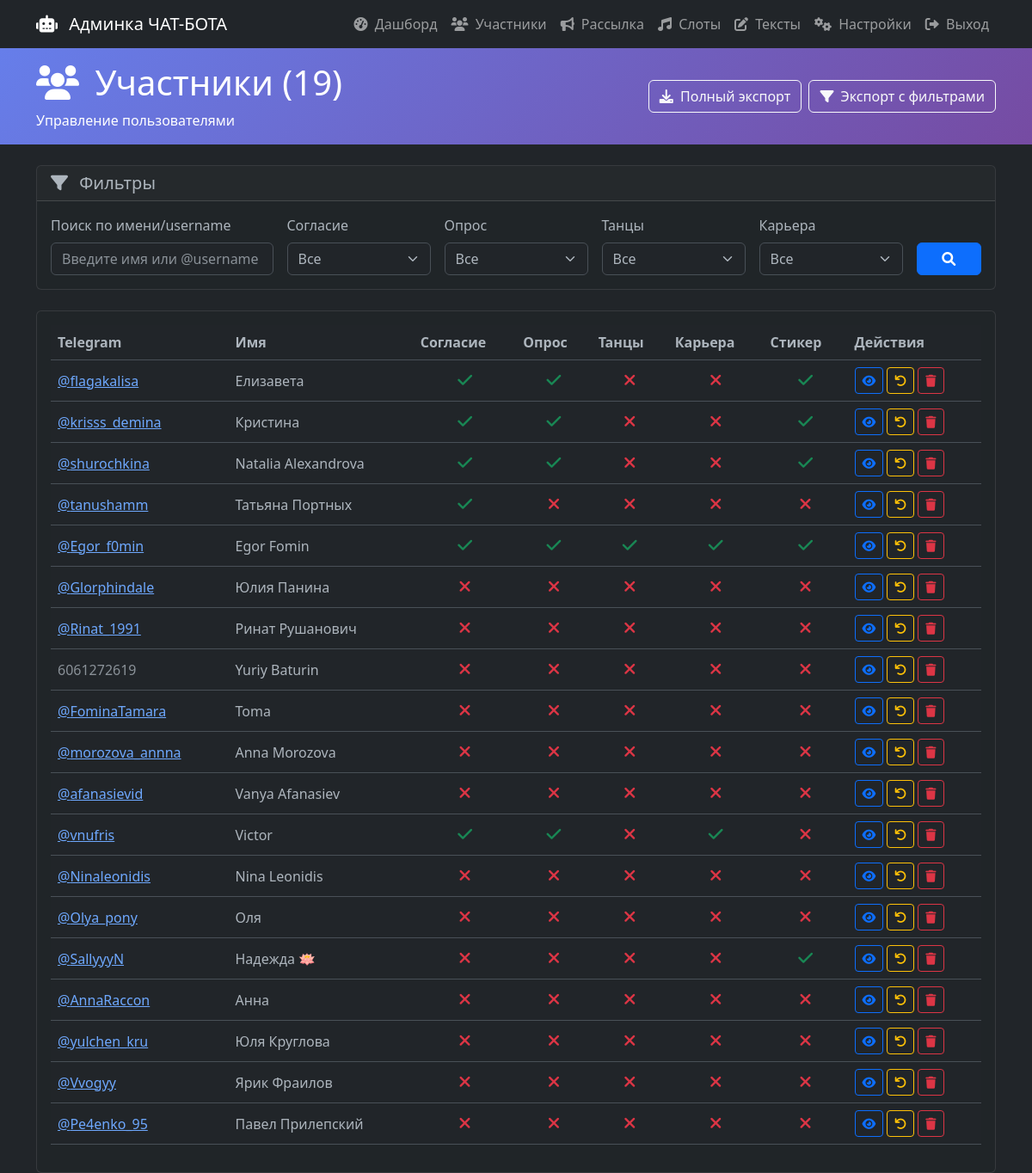
Screenshot of /participants (signed in) with the database file from the repository.
### models.py (models this page shows, shortened)
class User(db.Model):
    __tablename__ = "users"
    id = db.Column(Integer, primary_key=True)
    telegram_id = db.Column(String(20), unique=True, nullable=False, index=True)
    username = db.Column(String(100))
    first_name = db.Column(String(100))
    last_name = db.Column(String(100))
    full_name = db.Column(String(200))
    city = db.Column(String(100))
    professional_role = db.Column(String(100))
    grade = db.Column(String(50))
    company = db.Column(String(100))
    interested_in_vacancies = db.Column(Boolean, default=False)
    survey_completed = db.Column(Boolean, default=False)
    consent_given = db.Column(Boolean, default=False)
    is_admin = db.Column(Boolean, default=False)
    survey_data = db.Column(Text)
    created_at = db.Column(DateTime, default=datetime.utcnow)
    updated_at = db.Column(DateTime, default=datetime.utcnow, onupdate=datetime.utcnow)
    registrations = db.relationship("Registration", backref="user", lazy=True)
    quest_progress = db.relationship("QuestProgress", backref="user", lazy=True)
    sticker_generations = db.relationship("StickerGeneration", backref="user", lazy=True)
    @property
    def has_dance_registration(self):
        return Registration.query.filter_by(user_id=self.id, activity_type='dance').first() is not None
    @property
    def has_sticker(self):
        return StickerGeneration.query.filter_by(user_id=self.id, status='ok').first() is not None

### admin_routes.py (the view, shortened to what this page needs)
@app.route('/participants')
@admin_required
def participants():
    page = request.args.get('page', 1, type=int)
    per_page = 20
    search = request.args.get('search', '')
    filter_consent = request.args.get('consent', '')
    filter_survey = request.args.get('survey', '')
    filter_career = request.args.get('career', '')
    filter_dance = request.args.get('dance', '')
    filter_quest = request.args.get('quest', '')
    filter_stickers = request.args.get('stickers', '')
    query = User.query
    if filter_consent:
        query = query.filter(User.consent_given == (filter_consent == 'true'))
    if filter_survey:
        query = query.filter(User.survey_completed == (filter_survey == 'true'))
    if filter_career:
        query = query.filter(User.interested_in_vacancies == (filter_career == 'true'))
    users = query.distinct().order_by(User.created_at.desc()).paginate(
        page=page, per_page=per_page, error_out=False
    )
    return render_template('participants.html', users=users)

### admin_routes.py (called while the page is built)
def admin_required(f):
    @wraps(f)
    def decorated_function(*args, **kwargs):
        if not session.get('admin_logged_in'):
            return redirect(url_for('admin_login'))
        return f(*args, **kwargs)
    return decorated_function

### templates/participants.html (shortened to what this page needs)
<!DOCTYPE html>
<html lang="ru" data-bs-theme="dark">
<head>
    <link href="https://cdn.jsdelivr.net/npm/bootstrap@5.3.0/dist/css/bootstrap.min.css" rel="stylesheet">
    <link href="https://cdnjs.cloudflare.com/ajax/libs/font-awesome/6.0.0/css/all.min.css" rel="stylesheet">
</head>
<body>
    <nav class="navbar navbar-expand-lg navbar-dark bg-dark sticky-top">
        <div class="container">
            <a class="navbar-brand" href="/admin">
                <i class="fas fa-robot me-2"></i> Админка ЧАТ-БОТА
            </a>
            <div class="navbar-nav ms-auto">
                <a class="nav-link" href="{{ url_for('index') }}"><i class="fas fa-tachometer-alt me-1"></i> Дашборд</a>
                  <a class="nav-link" href="{{ url_for('participants') }}"><i class="fas fa-users me-1"></i> Участники</a>
                    <a class="nav-link" href="{{ url_for('broadcast') }}"><i class="fas fa-bullhorn me-1"></i> Рассылка</a>
                       <a class="nav-link" href="{{ url_for('dance_slots') }}"><i class="fas fa-music me-1"></i> Слоты</a>
                    <a class="nav-link" href="{{ url_for('text_messages') }}"><i class="fas fa-edit me-1"></i> Тексты</a>
                    <a class="nav-link" href="{{ url_for('config') }}"><i class="fas fa-cogs me-1"></i> Настройки</a>
                    <a class="nav-link" href="/admin/logout"><i class="fas fa-sign-out-alt me-1"></i> Выход</a>
            </div>
        </div>
    </nav>
    <div class="nav-header">
        <div class="container">
            <div class="d-flex justify-content-between align-items-center">
                <div>
                    <h1><i class="fas fa-users me-2"></i> Участники ({{ users.total }})</h1>
                    <p class="mb-0">Управление пользователями</p>
                </div>
                <div class="d-flex gap-2">
                    <a href="{{ url_for('export_csv') }}" class="btn btn-outline-light">
                        <i class="fas fa-download me-1"></i> Полный экспорт
                    </a>
                    <a href="{{ url_for('export_filtered_csv') }}" class="btn btn-outline-light">
                        <i class="fas fa-filter me-1"></i> Экспорт с фильтрами
                    </a>
                </div>
            </div>
        </div>
    </div>
    <div class="container mt-4">
        <div class="card mb-4 stats-card">
            <div class="card-header">
                <h5 class="mb-0"><i class="fas fa-filter me-2"></i> Фильтры</h5>
            </div>
            <div class="card-body">
                <form method="GET" action="{{ url_for('participants') }}" class="row g-3">
                    <div class="col-md-3">
                        <label class="form-label">Поиск по имени/username</label>
                        <input type="text" class="form-control" name="search" value="{{ request.args.get('search', '') }}" placeholder="Введите имя или @username">
                    </div>
                    <div class="col-md-2">
                        <label class="form-label">Согласие</label>
                        <select class="form-select" name="consent">
                            <option value="">Все</option>
                        </select>
                    </div>
                    <div class="col-md-2">
                        <label class="form-label">Опрос</label>
                        <select class="form-select" name="survey">
                            <option value="">Все</option>
                        </select>
                    </div>
                    <div class="col-md-2">
                        <label class="form-label">Танцы</label>
                        <select class="form-select" name="dance">
                            <option value="">Все</option>
                        </select>
                    </div>
                    <div class="col-md-2">
                        <label class="form-label">Карьера</label>
                        <select class="form-select" name="career">
                            <option value="">Все</option>
                        </select>
                    </div>
                    <div class="col-md-1 d-flex align-items-end">
                        <button type="submit" class="btn btn-primary w-100">
                            <i class="fas fa-search"></i>
                        </button>
                    </div>
                </form>
            </div>
        </div>
        <div class="card stats-card">
            <div class="card-body">
                <div class="table-responsive">
                    <table class="table table-hover align-middle">
                        <thead>
                            <tr>
                                <th>Telegram</th>
                                <th>Имя</th>
                                <th title="Согласие на обработку данных">Согласие</th>
                                <th title="Опрос завершен">Опрос</th>
                                <th title="Записался на танцы">Танцы</th>
                                <th title="Маякнул карьере">Карьера</th>
                                <th title="Создал стикер">Стикер</th>
                                <th>Действия</th>
                            </tr>
                        </thead>
                        <tbody>
                            {% for user in users.items %}
                            <tr>
                                <td>
                                    {% if user.username %}
                                        <a href="https://t.me/{{ user.username }}" target="_blank">@{{ user.username }}</a>
                                    {% else %}
                                        <span class="text-muted">{{ user.telegram_id }}</span>
                                    {% endif %}
                                </td>
                                <td>
                                    {{ user.first_name or '' }} {{ user.last_name or '' }}
                                </td>
                                <td class="text-center">
                                    {% if user.consent_given %}
                                        <i class="fas fa-check activity-check" title="Дал согласие"></i>
                                    {% else %}
                                        <i class="fas fa-times activity-cross" title="Не дал согласие"></i>
                                    {% endif %}
                                </td>
                                <td class="text-center">
                                    {% if user.survey_completed %}
                                        <i class="fas fa-check activity-check" title="Завершил опрос"></i>
                                    {% else %}
                                        <i class="fas fa-times activity-cross" title="Не завершил опрос"></i>
                                    {% endif %}
                                </td>
                                <td class="text-center">
                                    {% if user.has_dance_registration %}
                                        <i class="fas fa-check activity-check" title="Записался на танцы"></i>
                                    {% else %}
                                        <i class="fas fa-times activity-cross" title="Не записался на танцы"></i>
                                    {% endif %}
                                </td>
                                <td class="text-center">
                                    {% if user.interested_in_vacancies %}
                                        <i class="fas fa-check activity-check" title="Маякнул карьере"></i>
                                    {% else %}
                                        <i class="fas fa-times activity-cross" title="Не маякнул карьере"></i>
                                    {% endif %}
                                </td>
                                <td class="text-center">
                                    {% if user.has_sticker %}
                                        <i class="fas fa-check activity-check" title="Создал стикер"></i>
                                    {% else %}
                                        <i class="fas fa-times activity-cross" title="Не создал стикер"></i>
                                    {% endif %}
                                </td>
                                <td>
                                    <div class="d-flex gap-1">
                                        <a href="{{ url_for('user_detail', telegram_id=user.telegram_id) }}"
                                           class="btn btn-outline-primary btn-sm" title="Профиль">
                                            <i class="fas fa-eye"></i>
                                        </a>
                                        <button class="btn btn-outline-warning btn-sm" title="Сбросить данные"
                                                onclick="resetUser('{{ user.telegram_id }}', '{{ user.first_name }} {{ user.last_name }}')">
                                            <i class="fas fa-undo"></i>
                                        </button>
                                        <button class="btn btn-outline-danger btn-sm" title="Удалить"
                                                onclick="deleteUser('{{ user.telegram_id }}', '{{ user.first_name }} {{ user.last_name }}')">
                                            <i class="fas fa-trash"></i>
                                        </button>
                                    </div>
                                </td>
                            </tr>
                            {% endfor %}
                        </tbody>
                    </table>
                </div>
            </div>
        </div>
    </div>
</body>
</html>

### templates/participants.html (style rules this page uses)
.nav-header { background: linear-gradient(135deg, #667eea 0%, #764ba2 100%); color: white; padding: 1rem 0; }
.stats-card { background: rgba(33, 37, 41, 0.95); border: 1px solid rgba(255, 255, 255, 0.1); }
.activity-check { font-size: 1.2em; color: #198754; }
.activity-cross { font-size: 1.2em; color: #dc3545; }

### rows the page displays
User: username "flagakalisa", first_name "Елизавета", consent_given True (drawn), survey_completed True (drawn), interested_in_vacancies False (drawn)
User: username "krisss_demina", first_name "Кристина", consent_given True (drawn), survey_completed True (drawn), interested_in_vacancies False (drawn)
User: username "shurochkina", first_name "Natalia", last_name "Alexandrova", consent_given True (drawn), survey_completed True (drawn), interested_in_vacancies False (drawn)
User: username "tanushamm", first_name "Татьяна", last_name "Портных", consent_given True (drawn), survey_completed False (drawn), interested_in_vacancies False (drawn)
User: username "Egor_f0min", first_name "Egor", last_name "Fomin", consent_given True (drawn), survey_completed True (drawn), interested_in_vacancies True (drawn)
User: username "Glorphindale", first_name "Юлия", last_name "Панина", consent_given False (drawn), survey_completed False (drawn), interested_in_vacancies False (drawn)
User: username "Rinat_1991", first_name "Ринат Рушанович", consent_given False (drawn), survey_completed False (drawn), interested_in_vacancies False (drawn)
User: telegram_id "6061272619", first_name "Yuriy", last_name "Baturin", consent_given False (drawn), survey_completed False (drawn), interested_in_vacancies False (drawn)
User: username "FominaTamara", first_name "Toma", consent_given False (drawn), survey_completed False (drawn), interested_in_vacancies False (drawn)
User: username "morozova_annna", first_name "Anna", last_name "Morozova", consent_given False (drawn), survey_completed False (drawn), interested_in_vacancies False (drawn)
User: username "afanasievid", first_name "Vanya", last_name "Afanasiev", consent_given False (drawn), survey_completed False (drawn), interested_in_vacancies False (drawn)
User: username "vnufris", first_name "Victor", consent_given True (drawn), survey_completed True (drawn), interested_in_vacancies True (drawn)
User: username "Ninaleonidis", first_name "Nina", last_name "Leonidis", consent_given False (drawn), survey_completed False (drawn), interested_in_vacancies False (drawn)
User: username "Olya_pony", first_name "Оля", consent_given False (drawn), survey_completed False (drawn), interested_in_vacancies False (drawn)
User: username "SallyyyN", first_name "Надежда 🪷", consent_given False (drawn), survey_completed False (drawn), interested_in_vacancies False (drawn)
User: username "AnnaRaccon", first_name "Анна", consent_given False (drawn), survey_completed False (drawn), interested_in_vacancies False (drawn)
User: username "yulchen_kru", first_name "Юля", last_name "Круглова", consent_given False (drawn), survey_completed False (drawn), interested_in_vacancies False (drawn)
User: username "Vvogyy", first_name "Ярик", last_name "Фраилов", consent_given False (drawn), survey_completed False (drawn), interested_in_vacancies False (drawn)
User: username "Pe4enko_95", first_name "Павел", last_name "Прилепский", consent_given False (drawn), survey_completed False (drawn), interested_in_vacancies False (drawn)

### other values shown
{{ users.total }} "19"
